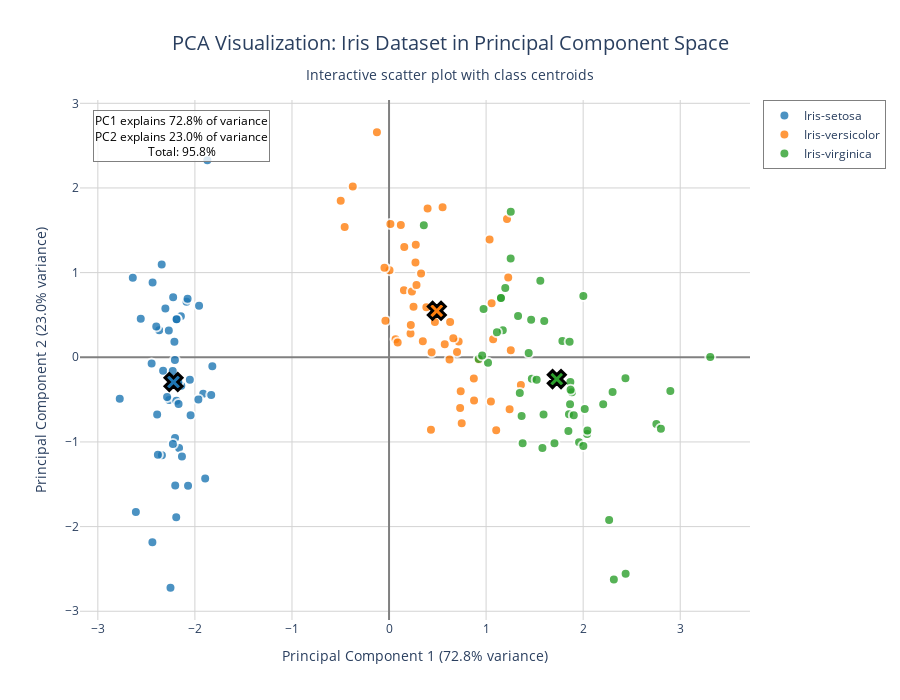

Notebook code cell kept with this figure:
### Code cell
# Enhanced Plotly PCA visualization with additional features
fig_pca_enhanced = go.Figure()

# Define colors matching the original matplotlib colors
color_map = {
    'Iris-setosa': '#1f77b4',      # Blue
    'Iris-versicolor': '#ff7f0e',   # Orange  
    'Iris-virginica': '#2ca02c'     # Green
}

# Add scatter plots for each class with enhanced styling
for lab, color in color_map.items():
    class_mask = (y == lab)
    class_data = Y[class_mask]
    
    fig_pca_enhanced.add_trace(go.Scatter(
        x=class_data[:, 0],
        y=class_data[:, 1],
        mode='markers',
        name=lab,
        marker=dict(
            color=color,
            size=10,
            opacity=0.8,
            line=dict(width=2, color='white'),
            symbol='circle'
        ),
        hovertemplate=
        '<b>%{fullData.name}</b><br>' +
        'PC1: %{x:.3f}<br>' +
        'PC2: %{y:.3f}<br>' +
        'Sample #: %{pointNumber}<br>' +
        '<extra></extra>'
    ))
    
    # Add class centroids
    centroid = np.mean(class_data, axis=0)
    fig_pca_enhanced.add_trace(go.Scatter(
        x=[centroid[0]],
        y=[centroid[1]],
        mode='markers',
        name=f'{lab} Centroid',
        marker=dict(
            color=color,
            size=15,
            symbol='x',
            line=dict(width=3, color='black')
        ),
        showlegend=False,
        hovertemplate=
        '<b>%{fullData.name}</b><br>' +
        'PC1: %{x:.3f}<br>' +
        'PC2: %{y:.3f}<br>' +
        '<extra></extra>'
    ))

# Add variance explanation to the plot
variance_text = f"PC1 explains {var_exp[0]:.1f}% of variance<br>PC2 explains {var_exp[1]:.1f}% of variance<br>Total: {var_exp[0] + var_exp[1]:.1f}%"

fig_pca_enhanced.add_annotation(
    x=0.02, y=0.98,
    xref="paper", yref="paper",
    text=variance_text,
    showarrow=False,
    font=dict(size=12, color="black"),
    bgcolor="rgba(255,255,255,0.8)",
    bordercolor="gray",
    borderwidth=1
)

# Update layout with enhanced styling
fig_pca_enhanced.update_layout(
    title={
        'text': 'PCA Visualization: Iris Dataset in Principal Component Space<br><sub>Interactive scatter plot with class centroids</sub>',
        'x': 0.5,
        'xanchor': 'center',
        'font': {'size': 20}
    },
    xaxis=dict(
        title=f'Principal Component 1 ({var_exp[0]:.1f}% variance)',
        # titlefont=dict(size=14),
        tickfont=dict(size=12),
        showgrid=True,
        gridcolor='lightgray',
        zeroline=True,
        zerolinecolor='gray',
        zerolinewidth=2
    ),
    yaxis=dict(
        title=f'Principal Component 2 ({var_exp[1]:.1f}% variance)',
        # titlefont=dict(size=14),
        tickfont=dict(size=12),
        showgrid=True,
        gridcolor='lightgray',
        zeroline=True,
        zerolinecolor='gray',
        zerolinewidth=2
    ),
    legend=dict(
        orientation="v",
        yanchor="top",
        y=1,
        xanchor="left",
        x=1.02,
        bgcolor="rgba(255,255,255,0.9)",
        bordercolor="gray",
        borderwidth=1
    ),
    plot_bgcolor='white',
    width=900,
    height=700,
    showlegend=True,
    margin=dict(r=150)  # Make room for legend
)

fig_pca_enhanced.show()

### Figure 1 — Plotly figure (JSON) as saved in the notebook; plotly's stock layout.template omitted (floating-point values rounded to 4 significant figures)
{"data": [{"hovertemplate": "<b>%{fullData.name}</b><br>PC1: %{x:.3f}<br>PC2: %{y:.3f}<br>Sample #: %{pointNumber}<br><extra></extra>", "marker": {"color": "#1f77b4", "line": {"color": "white", "width": 2}, "opacity": 0.8, "size": 10, "symbol": "circle"}, "mode": "markers", "name": "Iris-setosa", "type": "scatter", "x": [-2.265, -2.086, -2.368, -2.304, -2.389, -2.071, -2.446, -2.234, -2.342, -2.189, -2.163, -2.327, -2.224, -2.64, -2.192, -2.251, -2.203, -2.19, -1.894, -2.34, -1.915, -2.205, -2.774, -1.82, -2.228, -1.957, -2.052, -2.168, -2.14, -2.269, -2.145, -1.832, -2.608, -2.438, -2.189, -2.211, -2.044, -2.189, -2.436, -2.171, -2.287, -1.872, -2.558, -1.964, -2.133, -2.075, -2.381, -2.398, -2.227, -2.206], "y": [-0.5057, 0.6554, 0.3185, 0.5754, -0.6748, -1.519, -0.07456, -0.2476, 1.095, 0.4486, -1.071, -0.1586, 0.7091, 0.9383, -1.89, -2.722, -1.514, -0.5143, -1.431, -1.158, -0.4305, -0.9525, -0.4895, -0.1068, -0.1622, 0.6079, -0.266, -0.552, -0.3366, 0.3149, 0.4839, -0.4453, -1.828, -2.185, 0.4486, 0.1843, -0.685, 0.4486, 0.8822, -0.2927, -0.468, 2.328, 0.4538, -0.4974, -1.171, 0.6919, -1.151, 0.3624, -1.025, -0.03224]}, {"hovertemplate": "<b>%{fullData.name}</b><br>PC1: %{x:.3f}<br>PC2: %{y:.3f}<br><extra></extra>", "marker": {"color": "#1f77b4", "line": {"color": "black", "width": 3}, "size": 15, "symbol": "x"}, "mode": "markers", "name": "Iris-setosa Centroid", "showlegend": false, "type": "scatter", "x": [-2.22], "y": [-0.2922]}, {"hovertemplate": "<b>%{fullData.name}</b><br>PC1: %{x:.3f}<br>PC2: %{y:.3f}<br>Sample #: %{pointNumber}<br><extra></extra>", "marker": {"color": "#ff7f0e", "line": {"color": "white", "width": 2}, "opacity": 0.8, "size": 10, "symbol": "circle"}, "mode": "markers", "name": "Iris-versicolor", "type": "scatter", "x": [1.104, 0.7325, 1.242, 0.3973, 1.073, 0.3845, 0.7487, -0.4979, 0.9262, 0.004968, -0.1247, 0.4387, 0.5516, 0.7172, -0.03726, 0.8759, 0.348, 0.1534, 1.215, 0.1569, 0.7383, 0.4724, 1.228, 0.6294, 0.7005, 0.8735, 1.254, 1.358, 0.6621, -0.04728, 0.1215, 0.01412, 0.236, 1.057, 0.2214, 0.4318, 1.049, 1.036, 0.06707, 0.2754, 0.2723, 0.6232, 0.33, -0.3736, 0.2829, 0.08905, 0.2244, 0.5739, -0.457, 0.2522], "y": [-0.8631, -0.5986, -0.6148, 1.758, 0.2118, 0.5911, -0.7787, 1.849, -0.03033, 1.029, 2.658, 0.05888, 1.773, 0.1854, 0.4328, -0.51, 0.1906, 0.7907, 1.633, 1.303, -0.4025, 0.4166, 0.9409, 0.4168, 0.06349, -0.2507, 0.08262, -0.3288, 0.2243, 1.057, 1.564, 1.573, 0.7759, 0.6369, 0.2808, -0.8551, -0.5222, 1.392, 0.2126, 1.33, 1.119, -0.02754, 0.9889, 2.018, 0.854, 0.1749, 0.3805, 0.1537, 1.539, 0.5959]}, {"hovertemplate": "<b>%{fullData.name}</b><br>PC1: %{x:.3f}<br>PC2: %{y:.3f}<br><extra></extra>", "marker": {"color": "#ff7f0e", "line": {"color": "black", "width": 3}, "size": 15, "symbol": "x"}, "mode": "markers", "name": "Iris-versicolor Centroid", "showlegend": false, "type": "scatter", "x": [0.4921], "y": [0.5495]}, {"hovertemplate": "<b>%{fullData.name}</b><br>PC1: %{x:.3f}<br>PC2: %{y:.3f}<br>Sample #: %{pointNumber}<br><extra></extra>", "marker": {"color": "#2ca02c", "line": {"color": "white", "width": 2}, "opacity": 0.8, "size": 10, "symbol": "circle"}, "mode": "markers", "name": "Iris-virginica", "type": "scatter", "x": [1.848, 1.153, 2.206, 1.439, 1.868, 2.754, 0.3584, 2.303, 2.002, 2.268, 1.366, 1.599, 1.884, 1.253, 1.464, 1.592, 1.471, 2.437, 3.309, 1.254, 2.04, 0.9739, 2.898, 1.329, 1.704, 1.958, 1.172, 1.02, 1.786, 1.865, 2.435, 2.316, 1.86, 1.111, 1.197, 2.801, 1.58, 1.347, 0.9234, 1.854, 2.016, 1.903, 1.153, 2.043, 2.002, 1.871, 1.558, 1.521, 1.376, 0.9593], "y": [-0.8717, 0.7013, -0.5545, 0.05001, -0.2912, -0.7884, 1.56, -0.4095, 0.7239, -1.921, -0.6939, 0.4282, -0.4143, 1.167, 0.4441, -0.677, -0.2532, -2.557, 0.002361, 1.718, -0.9074, 0.5712, -0.3978, 0.4868, -1.014, -1.003, 0.3189, -0.06554, 0.1933, -0.5554, -0.2467, -2.626, 0.1847, 0.296, 0.8172, -0.8447, -1.072, -0.4223, -0.01923, -0.6724, -0.6104, -0.686, 0.7013, -0.8647, -1.049, -0.3828, 0.9053, -0.2668, -1.016, 0.02228]}, {"hovertemplate": "<b>%{fullData.name}</b><br>PC1: %{x:.3f}<br>PC2: %{y:.3f}<br><extra></extra>", "marker": {"color": "#2ca02c", "line": {"color": "black", "width": 3}, "size": 15, "symbol": "x"}, "mode": "markers", "name": "Iris-virginica Centroid", "showlegend": false, "type": "scatter", "x": [1.728], "y": [-0.2573]}], "layout": {"annotations": [{"bgcolor": "rgba(255,255,255,0.8)", "bordercolor": "gray", "borderwidth": 1, "font": {"color": "black", "size": 12}, "showarrow": false, "text": "PC1 explains 72.8% of variance<br>PC2 explains 23.0% of variance<br>Total: 95.8%", "x": 0.02, "xref": "paper", "y": 0.98, "yref": "paper"}], "height": 700, "legend": {"bgcolor": "rgba(255,255,255,0.9)", "bordercolor": "gray", "borderwidth": 1, "orientation": "v", "x": 1.02, "xanchor": "left", "y": 1, "yanchor": "top"}, "margin": {"r": 150}, "plot_bgcolor": "white", "showlegend": true, "title": {"font": {"size": 20}, "text": "PCA Visualization: Iris Dataset in Principal Component Space<br><sub>Interactive scatter plot with class centroids</sub>", "x": 0.5, "xanchor": "center"}, "width": 900, "xaxis": {"gridcolor": "lightgray", "showgrid": true, "tickfont": {"size": 12}, "title": {"text": "Principal Component 1 (72.8% variance)"}, "zeroline": true, "zerolinecolor": "gray", "zerolinewidth": 2}, "yaxis": {"gridcolor": "lightgray", "showgrid": true, "tickfont": {"size": 12}, "title": {"text": "Principal Component 2 (23.0% variance)"}, "zeroline": true, "zerolinecolor": "gray", "zerolinewidth": 2}}}
